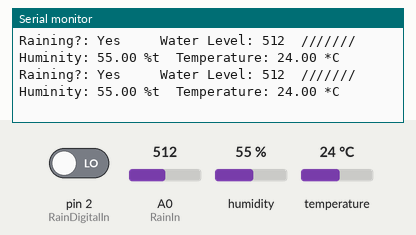
Simulated run of this sketch. Board: Arduino Uno, built with avr-gcc and run on an emulated ATmega328P. Parts: the last lines printed to the serial monitor. The test bench sets the inputs (shaded band); at power-on: A0 (RainIn) = 512, pin 2 (RainDigitalIn) LOW, humidity 55 %, temperature 24 °C.

Above: at 1.2 s.
1.3 s: A0 (RainIn) set to 108
At 2.28 s:
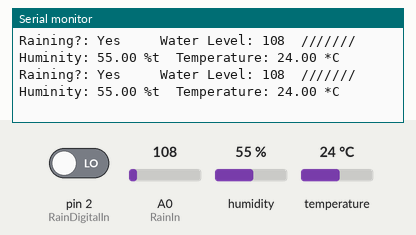
7.5 s: A0 (RainIn) set to 92
At 8.61 s:
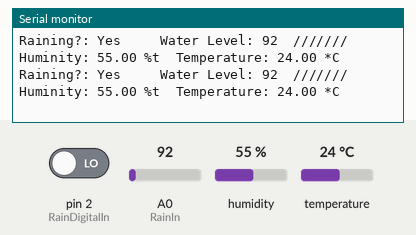
Timing chart, 0 to 10.5 s (numbered marks = the images above; inputs shaded):
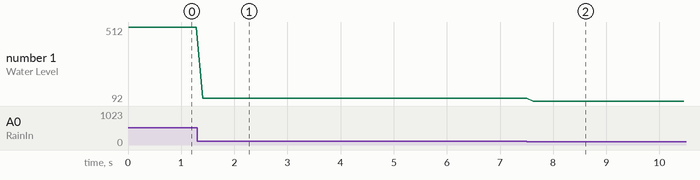

Measured:
- after the input at 1.3 s, the serial monitor: prints a new line after 0.11 s (image 1)
- after the input at 7.5 s, the serial monitor: prints a new line after 0.13 s (image 2)
- plotted number 1: 512 → 108 after the input at 1.3 s, 108 → 92 after the input at 7.5 s

The sketch:

Weather_Station.ino
```cpp
// ---------------------------------------------------------------------------
// MULTISENSORES - Estação Meteorologica - POR I2C  Gabriel Nakata - 2016
// ---------------------------------------------------------------------------

#include "DHT.h"
#include <Wire.h>

#define SONAR_NUM_1     4 // Number of Sensors
#define ARDUINO_1       15 // Arduino Address

#define DHTPIN A1 // analog pin A1
#define DHTTYPE DHT11

int RainIn = A0; // analog pin A0
int RainDigitalIn = 2; // digital pin 2
int RainVal;
int RainI2C;
boolean IsRaining = false;
String strRaining;

float h;
float t;

DHT dht(DHTPIN, DHTTYPE);

void setup() {
  Serial.begin(9600);
  pinMode(RainDigitalIn,INPUT);
  Serial.println("DHT11 Test!");
  dht.begin();

  Wire.begin(ARDUINO_1); // start I2C with the address
  Wire.onRequest(requestEvent); // if the MASTER request data, it will do the requestEvent
}

void loop() {

  //Raining Sensor
  RainVal = analogRead(RainIn);
  RainI2C = RainVal/4; //divides by 4 bacause i2c goes until 255. The Master will multiple by 4 to get the real result

  IsRaining = !(digitalRead(RainDigitalIn));

  if(IsRaining){
    strRaining = "Yes";
  }
  else{
    strRaining = "No";
  }

  Serial.print("Raining?: ");
  Serial.print(strRaining);
  Serial.print("\t   Water Level: ");
  Serial.print(RainVal);

  delay(100);

  //DHT11
  h = dht.readHumidity();
  t = dht.readTemperature();
  if (isnan(t) || isnan(h)) // check if it not a number
  {
    Serial.println("Failed to read DHT11");
  }
  else
  {
    Serial.print("  ///////  Huminity: ");
    Serial.print(h);
    Serial.print(" %t");
    Serial.print("  Temperature: ");
    Serial.print(t);
    Serial.println(" *C");
  }
}

void requestEvent(){

  uint8_t data[SONAR_NUM_1];  // data to be sent to MASTER

    data[0] = h; //HumiHuminitydade
    data[1] = t; //Temperature
    data[2] = IsRaining;
    data[3] = RainI2C;

  Wire.write(data,SONAR_NUM_1); // vector, bytes numbers to send
}

// ---------------------------------------------------------------------------
// MULTISENSORES - Estação Meteorologica - POR I2C  Gabriel Nakata - 2016
// ---------------------------------------------------------------------------
```
